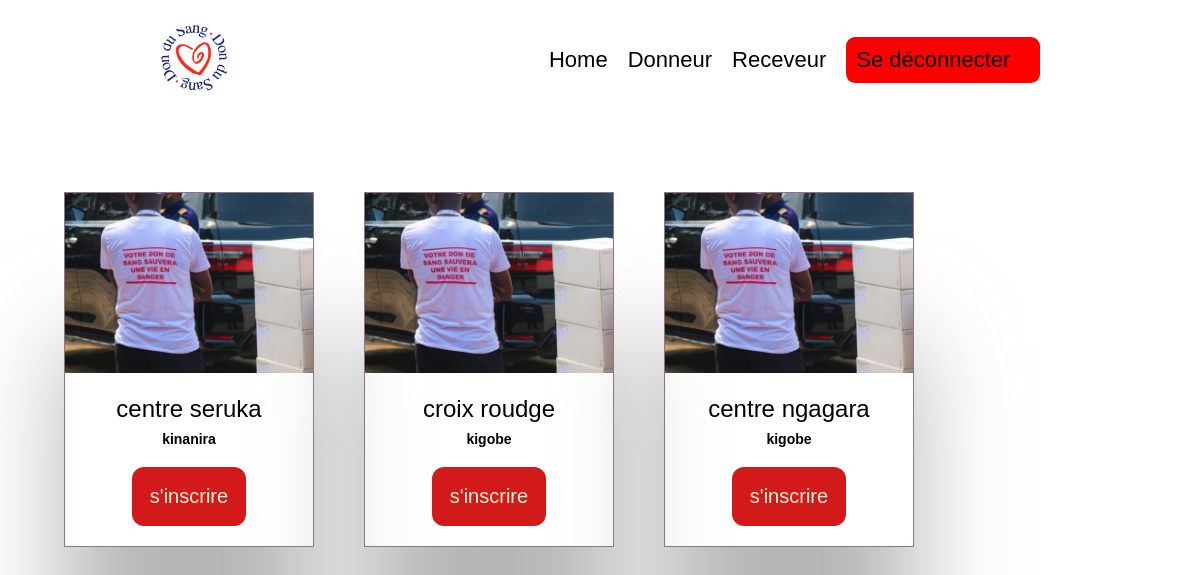
Screenshot of /collecte/centreCollecte/ (signed in) with the database file from the repository.
### collecte/models.py (models this page shows, shortened)
class Centre_Collecte(models.Model):
    id=models.AutoField(primary_key=True)
    nom=models.CharField(max_length=31)
    adresse=models.CharField(max_length=50)
    contact=models.IntegerField()

### collecte/views.py (the view)
# urls.py: path('centreCollecte/',views.centreCollecte,name='centreCollecte'),
@login_required(login_url='/login/')
def centreCollecte(request):
    centres=Centre_Collecte.objects.all()
    user=request.user
    return render(request,'centreCollecte.html', locals())

### templates/centreCollecte.html (shortened to what this page needs)
{% load static %}
<!DOCTYPE html>
<html lang="en">
  <head>
    <link rel="stylesheet" href="{% static 'style.css' %}" />
  </head>
  <body>
    {% include 'header.html' %}
    <section class="centre">
      {% for Centre in centres %}
      <div class="card">
        <div class="img">
          <img src="{% static 'images/IMG-20240505-WA0026.jpg' %}" alt="" />
        </div>
        <div class="titre">
          <h1>{{Centre.nom}}</h1>
          <p>{{Centre.adresse}}</p>
          <button onclick="window.location.href='{% url 'login' %}'">s'inscrire</button>
        </div>
      </div>
      {% endfor %}
    </section>
  </body>
</html>

### static/style.css (style rules this page uses)
*, *::after, *::before { margin: 0; padding: 0; font-family: sans-serif; box-sizing: border-box; }
html { font-size: 62.5%; }
h1 { font-size: 3.6rem; font-weight: 500; }
p { font-size: 1.8rem; font-weight: 600; }
button { padding: 1.8rem; font-size: 2rem; color: beige; border-radius: 12px; background-color: rgba(207, 0, 0, 0.897); border: none; outline: none; }
.img { width: 100%; }
.img img { width: 100%; }
.centre { margin: 0; padding: 7.2rem 6.4rem; display: grid; grid-template-columns: repeat(4, 1fr); column-gap: 5rem; }
.card { width: 25rem; border: 1px solid #774e6ecc; box-shadow: 0 15rem 10rem rgba(145, 143, 143, 0.651); }
.card .img img { width: 100%; }
.card .titre { padding: 2rem; text-align: center; }
.titre h1 { margin-bottom: 0.8rem; font-size: 2.4rem; }
.titre p { font-size: 1.4rem; margin-bottom: 2rem; }

### rows the page displays
Centre_Collecte: nom "centre seruka", adresse "kinanira"
Centre_Collecte: nom "croix roudge", adresse "kigobe"
Centre_Collecte: nom "centre ngagara", adresse "kigobe"
